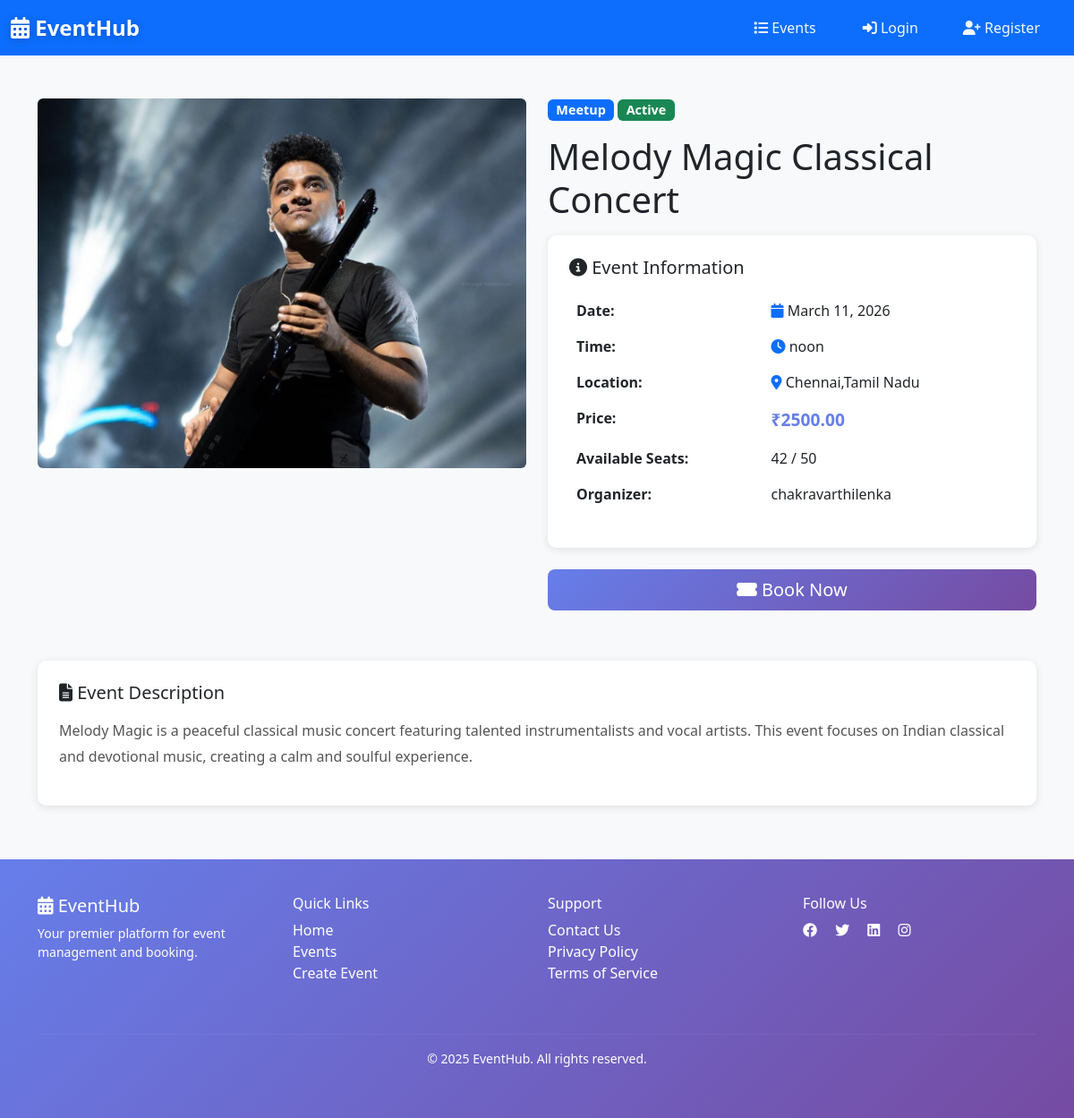
The page /events/3/ on the database its author committed.
### events/models.py (models this page shows, shortened)
class Event(models.Model):
    CATEGORY_CHOICES = [
        ('conference', 'Conference'),
        ('workshop', 'Workshop'),
        ('seminar', 'Seminar'),
        ('meetup', 'Meetup'),
        ('webinar', 'Webinar'),
        ('other', 'Other'),
    ]
    STATUS_CHOICES = [
        ('pending', 'Pending'),
        ('approved', 'Approved'),
        ('cancelled', 'Cancelled'),
    ]
    id = models.AutoField(primary_key=True)
    title = models.CharField(max_length=200)
    description = models.TextField()
    category = models.CharField(max_length=50, choices=CATEGORY_CHOICES, default='other')
    date = models.DateField()
    time = models.TimeField()
    location = models.CharField(max_length=300)
    price = models.DecimalField(max_digits=10, decimal_places=2, default=0)
    seats = models.IntegerField()
    available_seats = models.IntegerField()
    image = models.ImageField(upload_to='event_images/', blank=True, null=True)
    organizer = models.ForeignKey(User, on_delete=models.CASCADE, related_name='events')
    status = models.CharField(max_length=20, choices=STATUS_CHOICES, default='pending')
    created_at = models.DateTimeField(auto_now_add=True)
    updated_at = models.DateTimeField(auto_now=True)
    class Meta:
        ordering = ['-date']
        verbose_name_plural = "Events"

### events/views.py (the view)
# urls.py: path('events/<int:pk>/', views.event_detail, name='event-detail'),
def event_detail(request, pk):
    event = get_object_or_404(Event, pk=pk)
    organizer_profile = UserProfile.objects.get_or_create(user=event.organizer)[0]
    user_booking = None
    if request.user.is_authenticated:
        user_booking = Booking.objects.filter(user=request.user, event=event).first()
    context = {
        'event': event,
        'organizer_profile': organizer_profile,
        'user_booking': user_booking,
    }
    return render(request, 'events/event_detail.html', context)

### templates/events/event_detail.html (shortened to what this page needs)
{% extends 'base.html' %}
{% block content %}
<div class="container my-5">
    <div class="row">
        <div class="col-md-6 mb-4">
            {% if event.image %}
                <img src="{{ event.image.url }}" class="img-fluid rounded" style="width: 100%; max-height: 500px; object-fit: cover;" alt="{{ event.title }}">
            {% else %}
                <div style="height: 500px; background: linear-gradient(135deg, #667eea 0%, #764ba2 100%); display: flex; align-items: center; justify-content: center; border-radius: 10px; color: white;">
                    <i class="fas fa-image" style="font-size: 5rem;"></i>
                </div>
            {% endif %}
        </div>
        <div class="col-md-6">
            <div class="mb-3">
                <span class="badge bg-primary" style="font-size: 0.9rem;">{{ event.get_category_display }}</span>
                {% if event.status == 'approved' %}
                    <span class="badge bg-success" style="font-size: 0.9rem;">Active</span>
                {% elif event.status == 'pending' %}
                    <span class="badge bg-warning" style="font-size: 0.9rem;">Pending Approval</span>
                {% else %}
                    <span class="badge bg-danger" style="font-size: 0.9rem;">Cancelled</span>
                {% endif %}
            </div>
            <h1 class="mb-3">{{ event.title }}</h1>
            <div class="card p-4 mb-4">
                <h5 class="mb-3"><i class="fas fa-info-circle"></i> Event Information</h5>
                <table class="table table-borderless">
                    <tr>
                        <td><strong>Date:</strong></td>
                        <td><i class="fas fa-calendar text-primary"></i> {{ event.date }}</td>
                    </tr>
                    <tr>
                        <td><strong>Time:</strong></td>
                        <td><i class="fas fa-clock text-primary"></i> {{ event.time }}</td>
                    </tr>
                    <tr>
                        <td><strong>Location:</strong></td>
                        <td><i class="fas fa-map-marker-alt text-primary"></i> {{ event.location }}</td>
                    </tr>
                    <tr>
                        <td><strong>Price:</strong></td>
                        <td>
                            {% if event.price == 0 %}
                                <span class="badge bg-success">FREE</span>
                            {% else %}
                                <span style="color: #667eea; font-weight: bold; font-size: 1.2rem;">₹{{ event.price }}</span>
                            {% endif %}
                        </td>
                    </tr>
                    <tr>
                        <td><strong>Available Seats:</strong></td>
                        <td>
                            {% if event.available_seats == 0 %}
                                <span class="badge bg-danger">SOLD OUT</span>
                            {% else %}
                                {{ event.available_seats }} / {{ event.seats }}
                            {% endif %}
                        </td>
                    </tr>
                    <tr>
                        <td><strong>Organizer:</strong></td>
                        <td>{{ event.organizer.get_full_name|default:event.organizer.username }}</td>
                    </tr>
                </table>
            </div>
            {% if event.available_seats > 0 and event.status == 'approved' %}
                <form method="GET" action="{% url 'create-booking' event.id %}">
                    <button type="submit" class="btn btn-primary btn-lg w-100 mb-2">
                        <i class="fas fa-ticket-alt"></i> Book Now
                    </button>
                </form>
            {% else %}
                <div class="alert alert-danger w-100">
                    <i class="fas fa-times-circle"></i> This event is not available for booking.
                </div>
            {% endif %}
        </div>
    </div>
    <div class="row mt-5">
        <div class="col-md-12">
            <div class="card p-4">
                <h5 class="mb-3"><i class="fas fa-file-alt"></i> Event Description</h5>
                <p style="line-height: 1.8; color: #555;">{{ event.description }}</p>
            </div>
        </div>
    </div>
</div>
{% endblock %}

### templates/base.html (style rules this page uses)
:root { --primary-color: #007bff; --secondary-color: #6c757d; --success-color: #28a745; --danger-color: #dc3545; --dark-bg: #f8f9fa; }
body { font-family: 'Segoe UI', Tahoma, Geneva, Verdana, sans-serif; background-color: var(--dark-bg); }
.btn-primary { background: linear-gradient(135deg, #667eea 0%, #764ba2 100%); border: none; transition: all 0.3s ease; }
.card { border: none; border-radius: 10px; box-shadow: 0 2px 10px rgba(0, 0, 0, 0.1); transition: all 0.3s ease; }

### rows shown on the page
Event: image (picture), category "Meetup", title "Melody Magic Classical Concert", date "March 11, 2026", time "noon", location "Chennai,Tamil Nadu", price "2500.00", available_seats "42", seats "50", organizer.get_full_name "chakravarthilenka", description "Melody Magic is a peaceful classical music concert featuring talented instrumentalists and vocal artists. This event focuses on Indian classical and devotional music, creating a calm and soulful experience."
